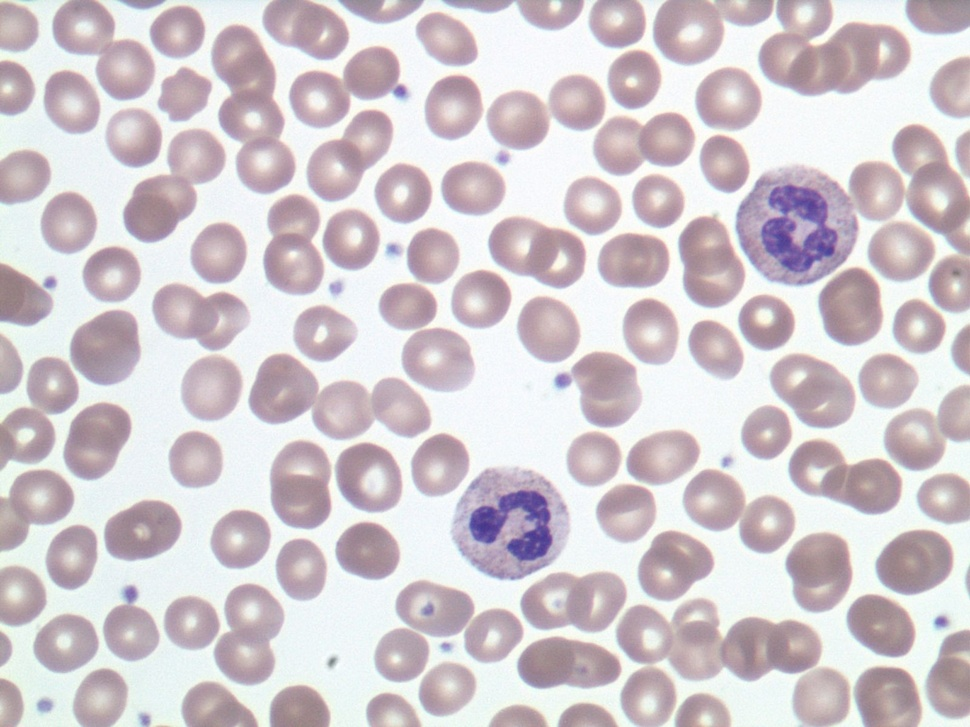
#> input picture normal.jpg, 970 x 727 px, shrunk from 1600 x 1200 before the run
$ python submission.py   (Python 2 division)
#> lines starting #> are read from the running program, lines starting #| are printed output that depends on the picture; after the words box and inside, x2 and y2 are one past the last pixel; in counts of white or black regions, pixels touching at a corner belong together; long printed decimals are rounded
import cv2
import cv2.cv as cv
import numpy as np
import matplotlib.mlab as mlab
import matplotlib.pyplot as plt


#*************************************************************************************************************
#DETECT IMAGE
#*************************************************************************************************************
img = cv2.imread('normal.jpg')
#> img is the input picture: shape (727, 970, 3); mean B, G, R 206.6, 201.2, 210


#*************************************************************************************************************
#COLOR TO GRAY
#*************************************************************************************************************
img_gray=cv2.cvtColor(img, cv2.COLOR_BGR2GRAY)
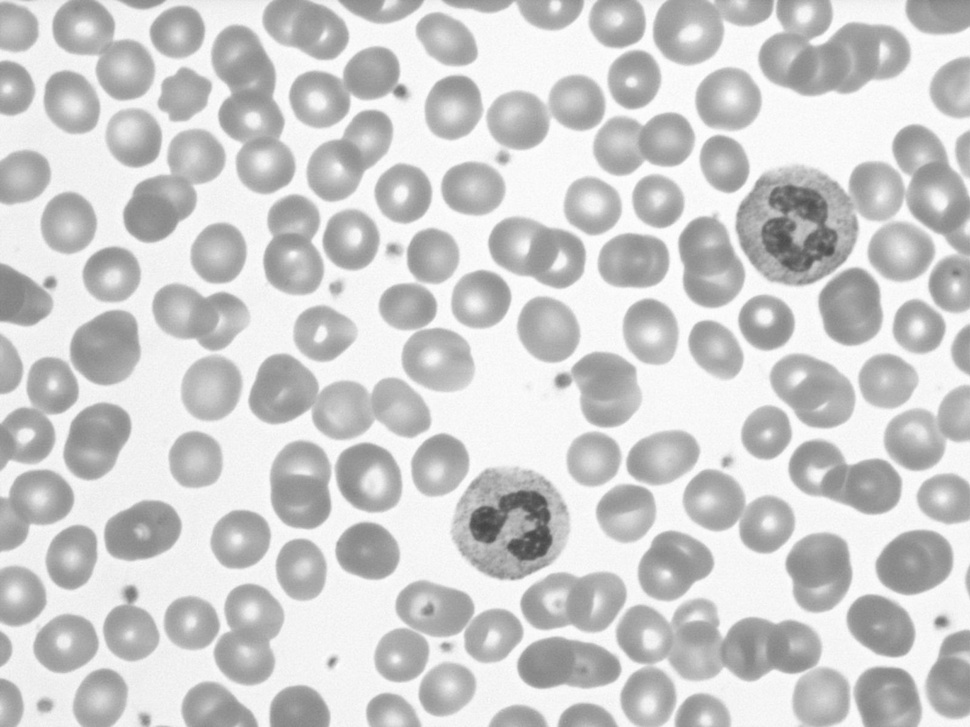
#> img_gray: shape (727, 970); min 68, max 255, mean 204.5
#Image is blurred to reduce noise and help in better prediction of Hough circles
img_gray = cv2.medianBlur(img_gray,5)


#*************************************************************************************************************
#CANNY
#*************************************************************************************************************
edges= cv2.Canny(img,0,100)
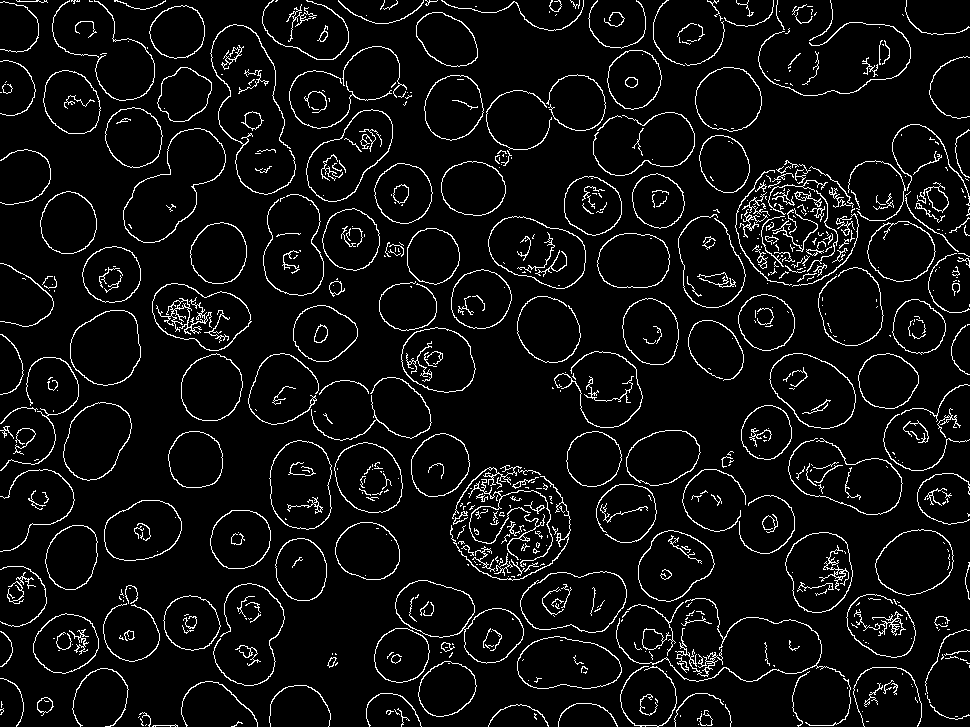
#> edges: shape (727, 970); 6.1% white in thin lines or dots
cv2.imshow('Canny',edges)
cv2.waitKey(0)


#*************************************************************************************************************
#HOUGH CIRCLES
#*************************************************************************************************************
circles = cv2.HoughCircles(img_gray,cv.CV_HOUGH_GRADIENT,1,50,param1=80,param2=20,minRadius=20,maxRadius=75)
#> circles = 124 rows, first 8: [796.5, 225.5, 59.6], [687.5, 29.5, 35.5], [766.5, 322.5, 27.1], [900.5, 247.5, 33.8], [510.5, 521.5, 57.6], [602.5, 390.5, 38.6], [403.5, 193.5, 29.4], [728.5, 99.5, 32.5]
circles = np.uint16(np.around(circles))
#> circles = 124 rows, first 8: [796, 226, 60], [688, 30, 36], [766, 322, 27], [900, 248, 34], [510, 522, 58], [602, 390, 39], [404, 194, 29], [728, 100, 32]
for i in circles[0,:]:
    cv2.circle(img,(i[0],i[1]),i[2],(0,0,255),3)
    cv2.circle(img,(i[0],i[1]),2,(255,0,0),1)
#> this loop made 124 passes
#> i on passes 1 to 12: [796, 226, 60], [688, 30, 36], [766, 322, 27], [900, 248, 34], [510, 522, 58], [602, 390, 39], [404, 194, 29], [728, 100, 32], [376, 472, 40], [176, 30, 27], [192, 622, 28], [432, 256, 27]
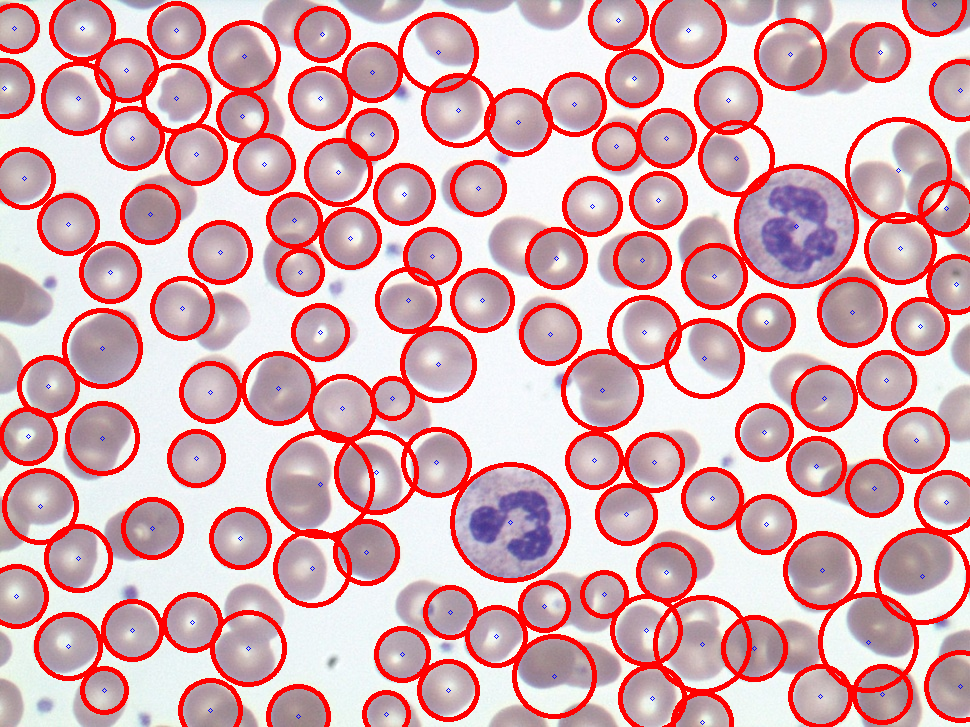
#> img: shape (727, 970, 3); 16.05% of pixels changed, all inside (x1, y1, x2, y2) = (0, 0, 970, 727)
cv2.imshow('image',img)
cv2.imwrite("houghtest.jpg",img)
cv2.waitKey(0)
cv2.destroyAllWindows()
#print circles


#*************************************************************************************************************
#AVERAGE COLOR IN EACH HOUGH CIRCLE #BGR
#*************************************************************************************************************
height,width,depth = img.shape
#> height = 727; width = 970; depth = 3
nCircles = circles.shape[1]
#> nCircles = 124
mean_vals = np.zeros((nCircles,3))
for i in xrange(nCircles):
    yc,xc,r = circles[0,i,:]
    circle_img = np.zeros((height,width), np.uint8)
    cv2.circle(circle_img,(yc,xc),r,1,thickness=-1)
    masked_data = cv2.bitwise_and(img, img, mask=circle_img)
    cv2.imshow("circle_img", circle_img*255)
    cv2.waitKey(0)
    cv2.imshow("masked", masked_data)
    cv2.waitKey(0)
    mean_total = cv2.mean(img,circle_img)
    mean_vals[i,:] = np.array(mean_total)[:3]
#> this loop made 124 passes
#> (yc, xc, r, mean_total) on passes 1 to 12: (796, 226, 60, (161.8, 124.3, 165.4, 0)), (688, 30, 36, (162.2, 154, 200.6, 0)), (766, 322, 27, (140.2, 131.4, 194.7, 0)), (900, 248, 34, (153.7, 149.8, 208.7, 0)), (510, 522, 58, (166.3, 130.4, 165.8, 0)), (602, 390, 39, (159.1, 149.7, 198.5, 0)), (404, 194, 29, (152.4, 141.7, 202.4, 0)), (728, 100, 32, (149.8, 143.1, 209.6, 0)), (376, 472, 40, (147.3, 140.1, 210.8, 0)), (176, 30, 27, (144.1, 133.4, 197.5, 0)), (192, 622, 28, (149.8, 140.7, 199.7, 0)), (432, 256, 27, (135.3, 125.8, 203.4, 0))
#> pass 1, `masked_data = cv2.bitwise_and(img, img, mask=circle_img)`:
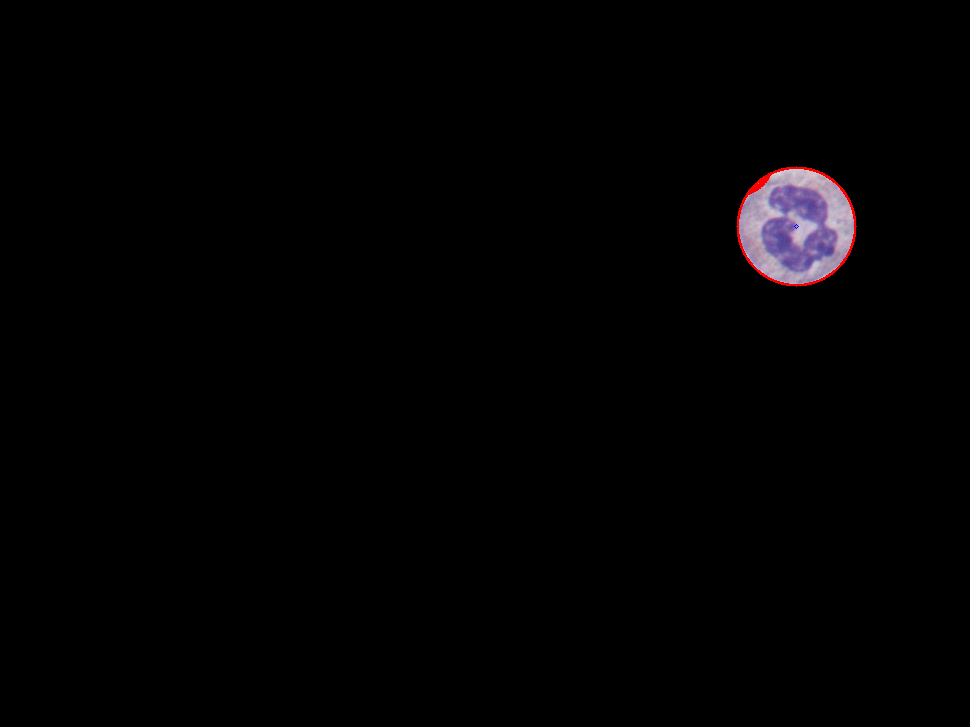
#> masked_data: shape (727, 970, 3); mean B, G, R 2.6, 2, 2.6
#> pass 1, `cv2.imshow("circle_img", circle_img*255)`:
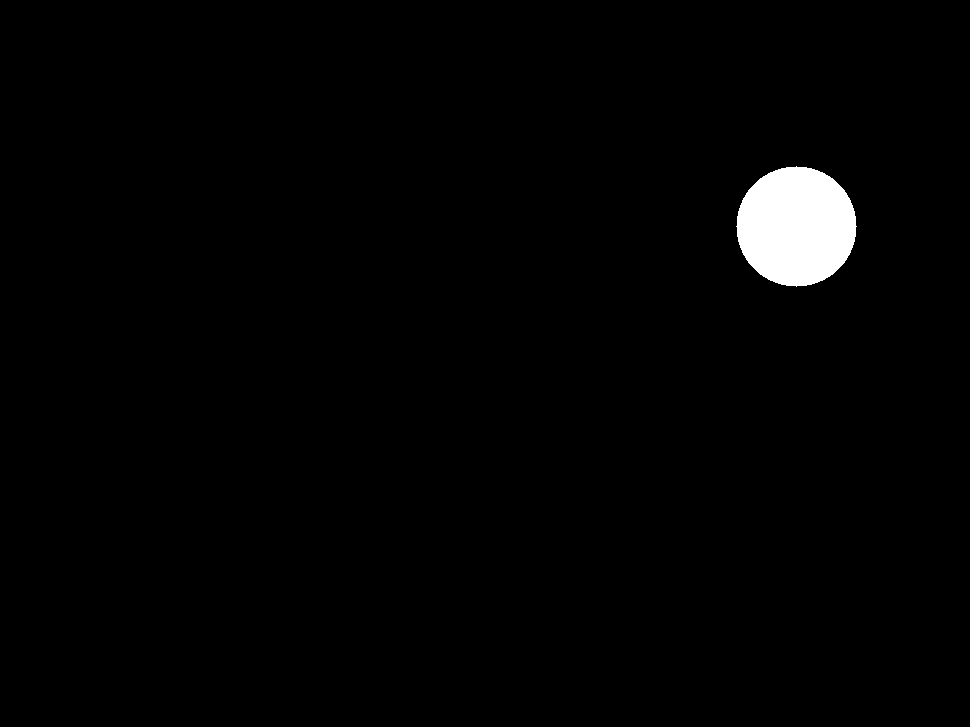
#> window 'circle_img': shape (727, 970); 1.6% white; 1 white region, box (x1, y1, x2, y2) and area: (736, 166, 857, 287) 11289
#> after the loop:
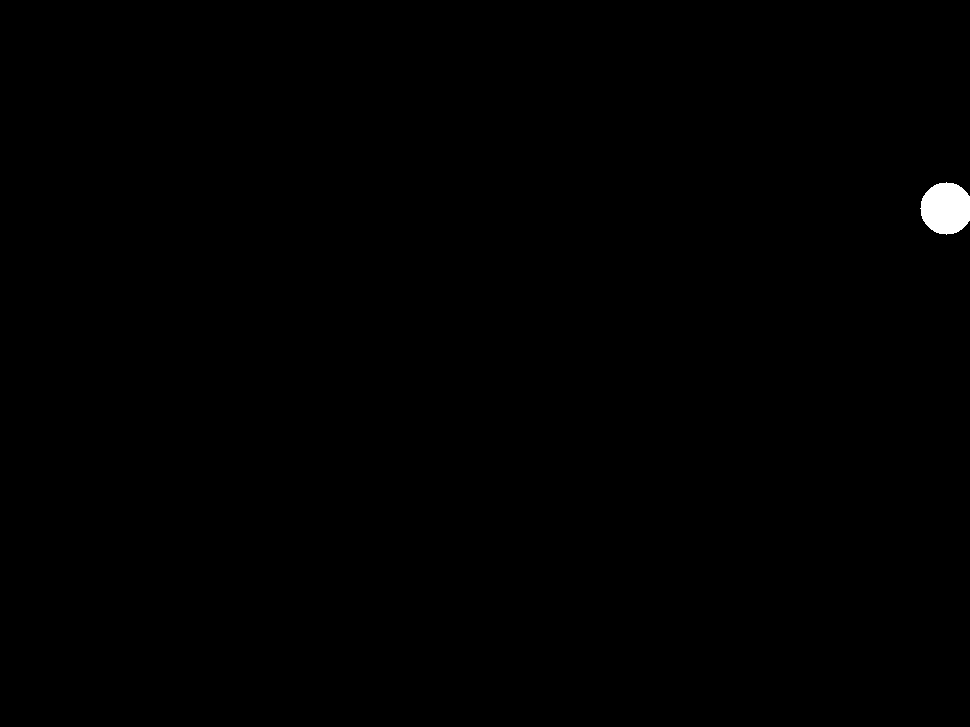
#> circle_img: shape (727, 970); values 0 (black) and 1 (white), 0.3% white; 1 white region, box (x1, y1, x2, y2) and area: (920, 182, 970, 235) 2084
#> after the loop, mean_vals = 124 rows, first 8: [161.8, 124.3, 165.4], [162.2, 154, 200.6], [140.2, 131.4, 194.7], [153.7, 149.8, 208.7], [166.3, 130.4, 165.8], [159.1, 149.7, 198.5], [152.4, 141.7, 202.4], [149.8, 143.1, 209.6]


#*************************************************************************************************************
#UPPER AND LOWER BOUND FOR DECIDING WHICH CIRCLES GO #BGR
#*************************************************************************************************************
minim=min(mean_vals[:,2])
#> minim = 165.4
maxim=max(mean_vals[:,2])
#> maxim = 220.6
print minim
#| 165.431
print maxim
#| 220.618
red = mean_vals[:,2]
#> red = 124 values, max 220.6 at index 93, min 165.4 at index 0, mean 200.3
thresoldlower=minim
#> thresoldlower = 165.4
thresoldupper=maxim
#> thresoldupper = 220.6
redfin=red[red>thresoldlower]
#> redfin = 123 values, max 220.6 at index 92, min 165.8 at index 3, mean 200.6
redfinal=redfin[redfin<thresoldupper]
#> redfinal = 122 values, max 220.1 at index 99, min 165.8 at index 3, mean 200.4
NumOfRedCells=len(redfinal)
#> NumOfRedCells = 122
print NumOfRedCells
#| 122
print "We counted "+str(NumOfRedCells)+ " cells by BGR."
#| We counted 122 cells by BGR.


#*************************************************************************************************************
#AVERAGE COLOR IN EACH HOUGH CIRCLE #HSV
#*************************************************************************************************************
img_hsv=cv2.cvtColor(img, cv2.COLOR_BGR2HSV)
#> img_hsv: shape (727, 970, 3); mean H, S, V 97.7, 59, 220
height,width,depth = img.shape
nCircles = circles.shape[1]
mean_vals_hsv = np.zeros((nCircles,3))
for i in xrange(nCircles):
    yc,xc,r = circles[0,i,:]
    circle_img = np.zeros((height,width), np.uint8)
    cv2.circle(circle_img,(yc,xc),r,1,thickness=-1)
    # [5 lines of commented-out code are left out]
    mean_total_hsv = cv2.mean(img_hsv,circle_img)
    mean_vals_hsv[i,:] = np.array(mean_total_hsv)[:3]
#> this loop made 124 passes
#> (yc, xc, r, mean_total_hsv) on passes 1 to 12: (796, 226, 60, (125.9, 80.08, 185.5, 0)), (688, 30, 36, (130.4, 54.64, 201.7, 0)), (766, 322, 27, (113.5, 75.2, 196.3, 0)), (900, 248, 34, (91.98, 66.38, 209.8, 0)), (510, 522, 58, (124.9, 76.37, 187.7, 0)), (602, 390, 39, (128.2, 58.12, 200.6, 0)), (404, 194, 29, (121.2, 69.19, 203.6, 0)), (728, 100, 32, (112.7, 73.21, 210.4, 0)), (376, 472, 40, (97.85, 79.05, 212.4, 0)), (176, 30, 27, (121.3, 72.96, 198.6, 0)), (192, 622, 28, (120.2, 66.24, 201, 0)), (432, 256, 27, (120.9, 85.71, 204.5, 0))
#> after the loop, mean_vals_hsv = 124 rows, first 8: [125.9, 80.08, 185.5], [130.4, 54.64, 201.7], [113.5, 75.2, 196.3], [91.98, 66.38, 209.8], [124.9, 76.37, 187.7], [128.2, 58.12, 200.6], [121.2, 69.19, 203.6], [112.7, 73.21, 210.4]


#*************************************************************************************************************
#UPPER AND LOWER BOUND FOR DECIDING WHICH CIRCLES GO #HSV
#*************************************************************************************************************
minim_hsv=min(mean_vals_hsv[:,0])
#> minim_hsv = 72.12
maxim_hsv=max(mean_vals_hsv[:,0])
#> maxim_hsv = 137
print minim_hsv
#| 72.120
print maxim_hsv
#| 137.007
hsv = mean_vals_hsv[:,0]
#> hsv = 124 values, max 137 at index 66, min 72.12 at index 45, mean 115.1
thresoldlower_hsv=minim_hsv
#> thresoldlower_hsv = 72.12
thresoldupper_hsv=maxim_hsv
#> thresoldupper_hsv = 137
hsvfin=hsv[hsv>thresoldlower_hsv]
#> hsvfin = 123 values, max 137 at index 65, min 86.83 at index 91, mean 115.4
hsvfinal=hsvfin[hsvfin<thresoldupper_hsv]
#> hsvfinal = 122 values, max 136.7 at index 118, min 86.83 at index 90, mean 115.3
NumOfRedCells_hsv=len(hsvfinal)
#> NumOfRedCells_hsv = 122
#print NumOfRedCells_hsv
print "We counted "+str(NumOfRedCells_hsv)+ " cells by HSV."
#| We counted 122 cells by HSV.


#HSV and BGR seem equally good for detection of red blood cells, HSV could be better since the
# variation across colors in this particular case is not much and hence hue alone could be used to predict the blood cells. There are
# false positives and negatives in both cases.
